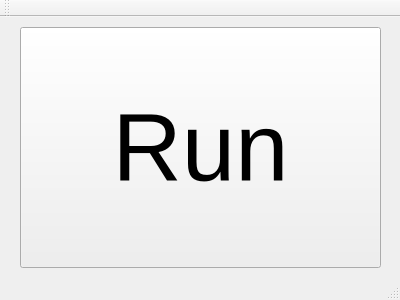
<?xml version="1.0" encoding="UTF-8"?>
<ui version="4.0">
 <class>Hazama</class>
 <widget class="QMainWindow" name="Hazama">
  <property name="geometry">
   <rect>
    <x>0</x>
    <y>0</y>
    <width>400</width>
    <height>300</height>
   </rect>
  </property>
  <property name="windowTitle">
   <string>Hazama</string>
  </property>
  <widget class="QWidget" name="centralWidget">
   <widget class="QPushButton" name="RunButton">
    <property name="geometry">
     <rect>
      <x>20</x>
      <y>10</y>
      <width>361</width>
      <height>241</height>
     </rect>
    </property>
    <property name="font">
     <font>
      <pointsize>72</pointsize>
     </font>
    </property>
    <property name="text">
     <string>Run</string>
    </property>
   </widget>
  </widget>
  <widget class="QMenuBar" name="menuBar">
   <property name="geometry">
    <rect>
     <x>0</x>
     <y>0</y>
     <width>400</width>
     <height>27</height>
    </rect>
   </property>
  </widget>
  <widget class="QToolBar" name="mainToolBar">
   <attribute name="toolBarArea">
    <enum>TopToolBarArea</enum>
   </attribute>
   <attribute name="toolBarBreak">
    <bool>false</bool>
   </attribute>
  </widget>
  <widget class="QStatusBar" name="statusBar"/>
 </widget>
 <layoutdefault spacing="6" margin="11"/>
 <resources/>
 <connections/>
</ui>
